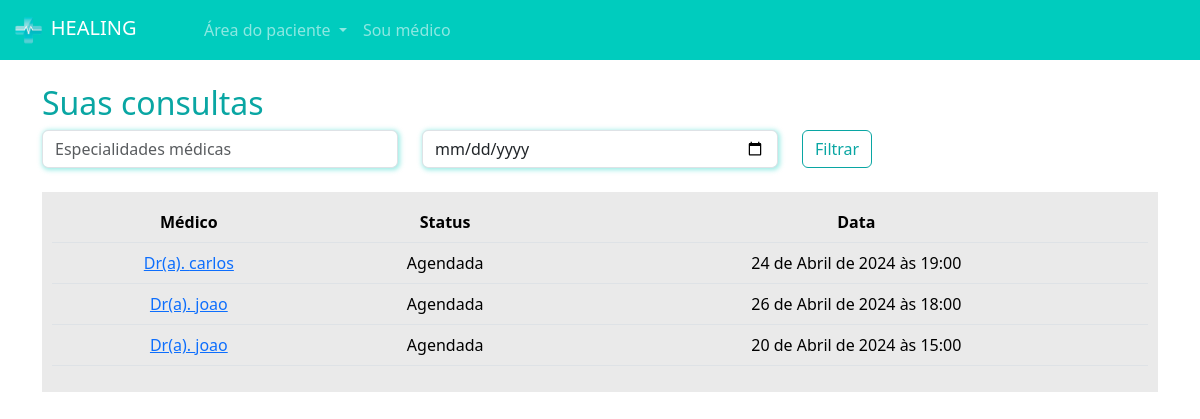
The page /paciente/minhas_consultas/ (signed in) on the database as committed earlier.
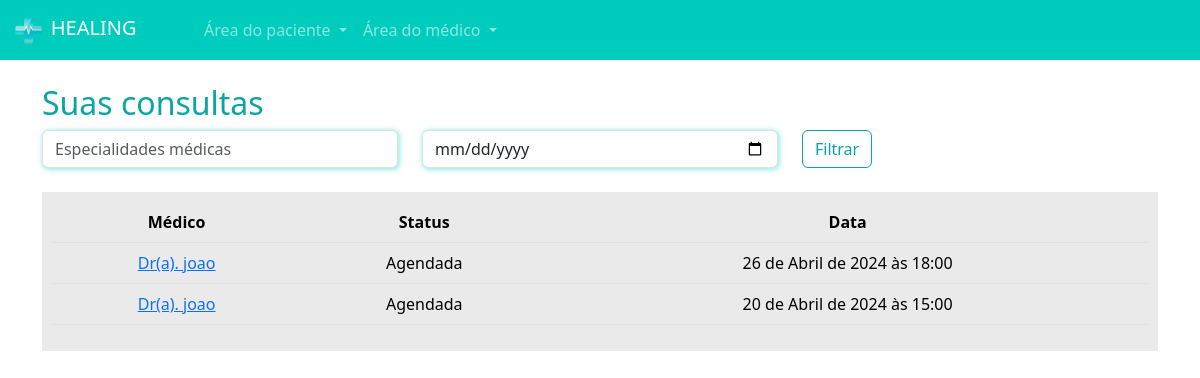
The same page on the database as committed later.
### paciente/models.py (models this page shows, shortened)
class Consulta(models.Model):
    status_choices = (
        ('A', 'Agendada'),
        ('F', 'Finalizada'),
        ('C', 'Cancelada'),
        ('I', 'Iniciada'),
    )
    paciente = models.ForeignKey(User, on_delete=models.DO_NOTHING)
    data_aberta = models.ForeignKey(DatasAbertas, on_delete=models.DO_NOTHING)
    status = models.CharField(max_length=1, choices=status_choices, default='A')
    link = models.URLField(null=True, blank=True)

### medico/models.py (models this page shows, shortened)
class DatasAbertas(models.Model):
      data = models.DateTimeField()
      user = models.ForeignKey(User, on_delete=models.DO_NOTHING)
      agendado = models.BooleanField(default=False)

### paciente/views.py (the view)
# urls.py: path('minhas_consultas/', views.minhas_consultas, name="minhas_consultas"),
def minhas_consultas(request):
    minhas_consultas = Consulta.objects.filter(paciente=request.user).filter(data_aberta__data__gte=datetime.now())
    return render(request, 'minhas_consultas.html',{'minhas_consultas': minhas_consultas, 'is_medico': is_medico(request.user)})

### medico/models.py (called while the page is built)
def is_medico(user):
    return DadosMedico.objects.filter(user=user).exists()

### paciente/templates/minhas_consultas.html
{% extends "base.html" %}
{% load static %}
{% block 'head' %}
    <link rel="stylesheet" href="{% static 'medicos/css/abrir_horario.css' %}">
    <link rel="stylesheet" href="{% static 'usuarios/css/usuarios.css' %}">
    <link rel="stylesheet" href="{% static 'medicos/css/cadastro_medico.css' %}">
    <link rel="stylesheet" href="{% static 'pacientes/css/home.css' %}">
    <link rel="stylesheet" href="https://cdn.jsdelivr.net/npm/bootstrap-icons@1.11.3/font/bootstrap-icons.min.css">
{% endblock 'head' %}
{% block 'body' %}
{% include "partials/navbar.html" %}
    <div class="container">
        <br>
        <h2><span class="color-dark">Suas consultas</span></h2>
        <div class="row">
                <div class="col-md">
                    <input type="text" name="especialidades" id="" class="form-control shadow-main-color" placeholder="Especialidades médicas">
                </div>
            <div class="col-md">
                <input type="date" name="data" id="" class="form-control shadow-main-color" placeholder="Data da consulta">
            </div>
            <div class="col-md">
                <input type="submit" value="Filtrar" class="btn btn-dark-color-outline">
            </div>
        </div>
        <br>
        <div class="list-minhas-consultas">
            <table class="table">
                <thead>
                  <tr>
                    <th scope="col">Médico</th>
                    <th scope="col">Status</th>
                    <th scope="col">Data</th>
                  </tr>
                </thead>
                <tbody>
                    {% for consulta in minhas_consultas %}
                        <tr>
                            <td><a href="{% url "consulta" consulta.id %}">Dr(a). {{consulta.data_aberta.user}}</a></td>
                            <td>{{consulta.get_status_display}}</td>
                            <td>{{consulta.data_aberta.data}}</td>
                        </tr>
                    {% endfor %}
                </tbody>
              </table>
        </div>
    </div>
{% endblock 'body' %}

Rows that differ between the two databases and show on the page:
no longer on this page (row edited): Consulta: data_aberta.user "carlos", status "Agendada", data_aberta.data "24 de Abril de 2024 às 19:00"
Other text that changed with them:
text no longer shown: "Sou médico"
text now shown: "Área do médico"
